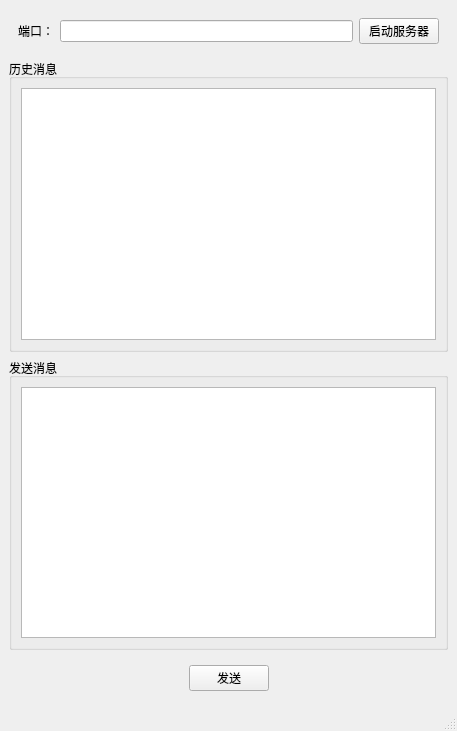
<?xml version="1.0" encoding="UTF-8"?>
<ui version="4.0">
 <class>MainWindow</class>
 <widget class="QMainWindow" name="MainWindow">
  <property name="geometry">
   <rect>
    <x>0</x>
    <y>0</y>
    <width>457</width>
    <height>731</height>
   </rect>
  </property>
  <property name="windowTitle">
   <string>MainWindow</string>
  </property>
  <widget class="QWidget" name="centralwidget">
   <layout class="QVBoxLayout" name="verticalLayout">
    <item>
     <widget class="QWidget" name="widget" native="true">
      <layout class="QHBoxLayout" name="horizontalLayout_4">
       <item>
        <widget class="QLabel" name="label">
         <property name="text">
          <string>端口：</string>
         </property>
        </widget>
       </item>
       <item>
        <widget class="QLineEdit" name="port"/>
       </item>
       <item>
        <widget class="QPushButton" name="startSever">
         <property name="text">
          <string>启动服务器</string>
         </property>
        </widget>
       </item>
      </layout>
     </widget>
    </item>
    <item>
     <widget class="QGroupBox" name="record1">
      <property name="title">
       <string>历史消息</string>
      </property>
      <layout class="QHBoxLayout" name="horizontalLayout_2">
       <item>
        <widget class="QPlainTextEdit" name="record_2"/>
       </item>
      </layout>
     </widget>
    </item>
    <item>
     <widget class="QGroupBox" name="sendMsg1">
      <property name="title">
       <string>发送消息</string>
      </property>
      <layout class="QHBoxLayout" name="horizontalLayout">
       <item>
        <widget class="QPlainTextEdit" name="sendMsg_2"/>
       </item>
      </layout>
     </widget>
    </item>
    <item>
     <widget class="QWidget" name="widget_2" native="true">
      <layout class="QHBoxLayout" name="horizontalLayout_3">
       <item>
        <spacer name="horizontalSpacer">
         <property name="orientation">
          <enum>Qt::Horizontal</enum>
         </property>
         <property name="sizeHint" stdset="0">
          <size>
           <width>155</width>
           <height>20</height>
          </size>
         </property>
        </spacer>
       </item>
       <item>
        <widget class="QPushButton" name="send">
         <property name="text">
          <string>发送</string>
         </property>
        </widget>
       </item>
       <item>
        <spacer name="horizontalSpacer_2">
         <property name="orientation">
          <enum>Qt::Horizontal</enum>
         </property>
         <property name="sizeHint" stdset="0">
          <size>
           <width>155</width>
           <height>20</height>
          </size>
         </property>
        </spacer>
       </item>
      </layout>
     </widget>
    </item>
   </layout>
  </widget>
  <widget class="QMenuBar" name="menubar">
   <property name="geometry">
    <rect>
     <x>0</x>
     <y>0</y>
     <width>457</width>
     <height>26</height>
    </rect>
   </property>
  </widget>
  <widget class="QStatusBar" name="statusbar"/>
 </widget>
 <resources/>
 <connections/>
</ui>
